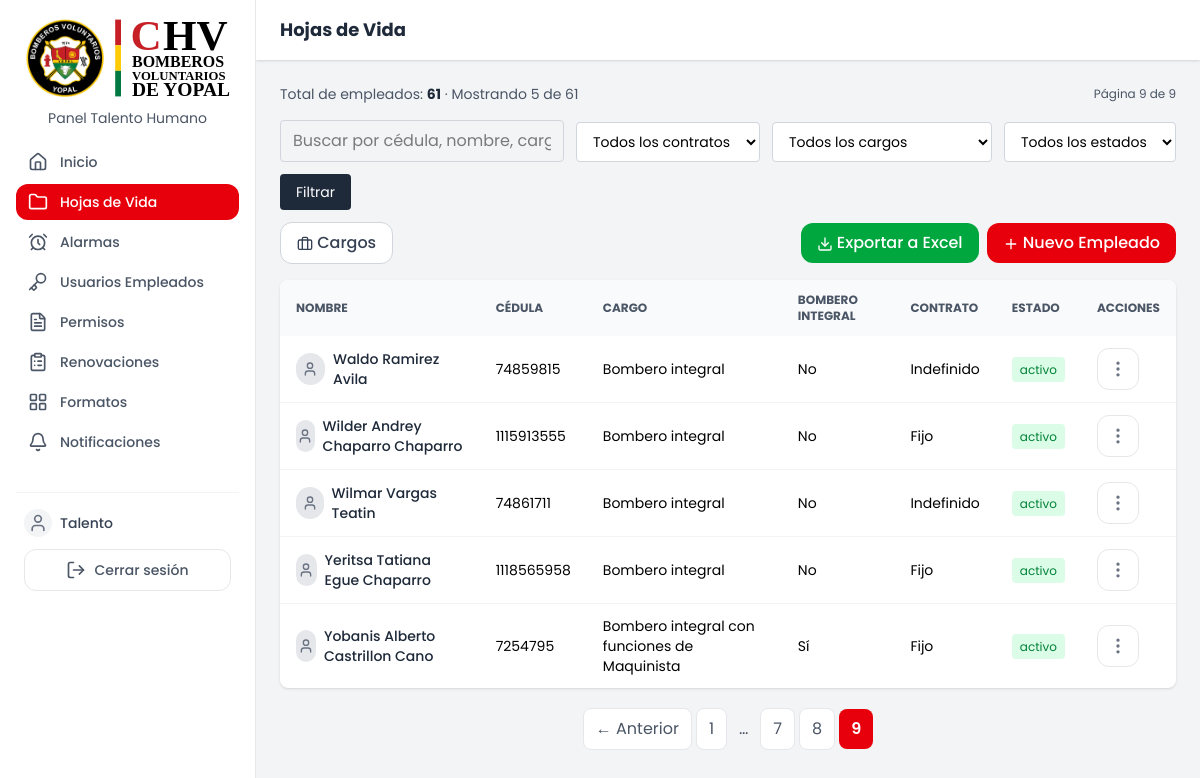
Page /public/empleados.php?page=9 (signed in) on the earlier database version.
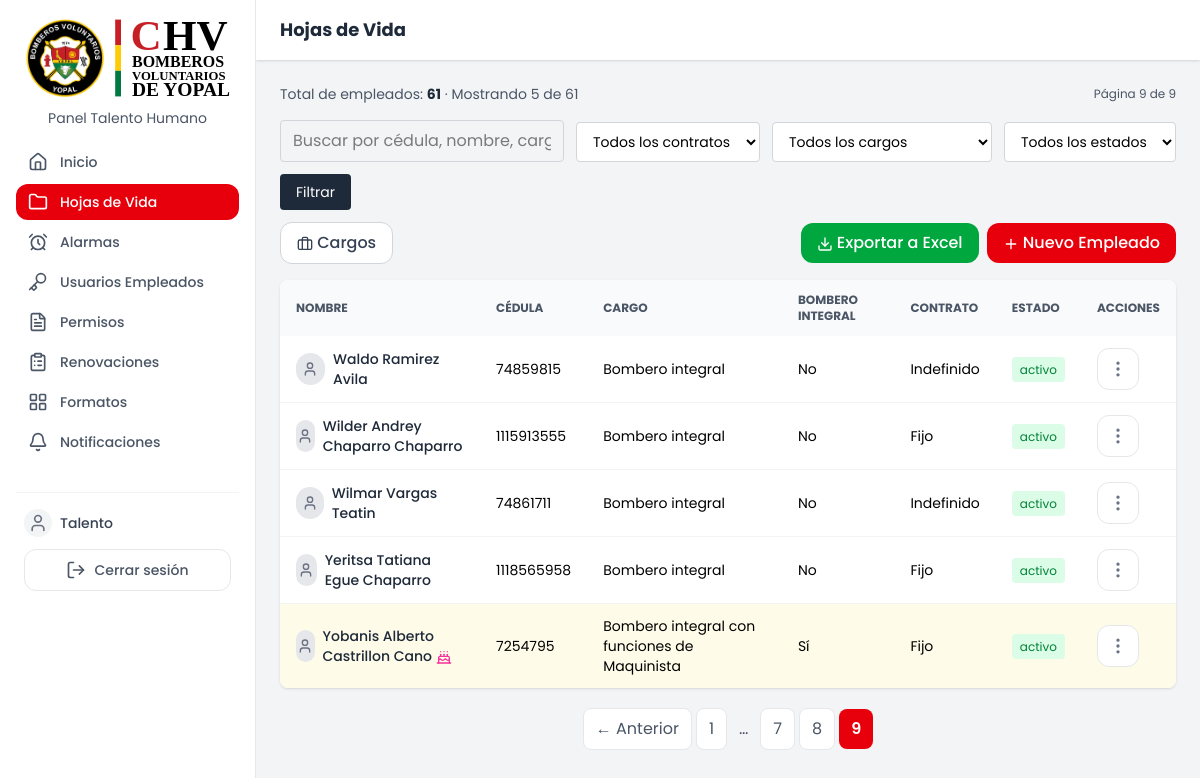
Same page on the later database version.
### tables this page shows
CREATE TABLE `empleados` (
  `cedula` varchar(10) NOT NULL COMMENT 'Max 10 caracteres, permite extranjera alfanumérica',
  `lugar_expedicion` varchar(120) DEFAULT NULL COMMENT 'Municipio, Departamento (lista en public/assets/data/municipios.json)',
  `nombre` varchar(150) NOT NULL,
  `sexo` enum('F','M') DEFAULT NULL,
  `cargo` varchar(100) NOT NULL,
  `tipo_de_personal` enum('Bombero','Civil') DEFAULT NULL,
  `eps` enum('Sanitas','Nueva EPS','Capresoca','Salud Total') DEFAULT NULL,
  `pension` enum('Colfondos','Porvenir','Colpensiones','Protección','NA') DEFAULT NULL,
  `arl` enum('Positiva','SURA','Colmena','AXA Colpatria','Seguros Bolívar') DEFAULT NULL,
  `salario_basico` decimal(12,2) DEFAULT NULL,
  `es_bombero_integral` tinyint(1) DEFAULT 0,
  `tipo_jornada` enum('Turnos','Administrativa','Restringida') NOT NULL DEFAULT 'Administrativa' COMMENT 'Cómo se cuentan horas/días en permisos: Turnos (operativo), Administrativa (07:00-17:24) o Restringida (horario reducido)',
  `jornada_hora_entrada` time DEFAULT NULL COMMENT 'Solo si tipo_jornada = Restringida',
  `jornada_hora_salida` time DEFAULT NULL COMMENT 'Solo si tipo_jornada = Restringida',
  `tipo_de_contrato` enum('Fijo','Indefinido','OPS','SENA','OPS SEMY','No aplica') DEFAULT NULL,
  `fecha_inicio_contrato` date DEFAULT NULL,
  `fecha_fin_contrato` date DEFAULT NULL,
  `estado` enum('activo','no activo') DEFAULT 'activo',
  `celular` varchar(15) DEFAULT NULL COMMENT 'Numero de celular, validar 10 digitos',
  `correo` varchar(150) DEFAULT NULL,
  `fecha_nacimiento` date DEFAULT NULL COMMENT 'Para notificacion de cumpleaños',
  `created_at` timestamp NOT NULL DEFAULT current_timestamp(),
  `foto` varchar(255) DEFAULT NULL COMMENT 'Ruta relativa dentro de uploads/'
);

### config/database.php (called while the page is built, shortened)
<?php
function getPDO(): PDO {
    static $pdo = null;
    if ($pdo === null) {
    $host = $_SERVER['DB_HOST'] ?? $_ENV['DB_HOST'] ?? '127.0.0.1';
    $db   = $_SERVER['DB_NAME'] ?? $_ENV['DB_NAME'] ?? 'chvb';
    $user = $_SERVER['DB_USER'] ?? $_ENV['DB_USER'] ?? 'root';
    $pass = $_SERVER['DB_PASS'] ?? $_ENV['DB_PASS'] ?? '';
        $dsn = "mysql:host=$host;dbname=$db;charset=utf8mb4";
        $opciones = [
            PDO::ATTR_ERRMODE            => PDO::ERRMODE_EXCEPTION,
            PDO::ATTR_DEFAULT_FETCH_MODE => PDO::FETCH_ASSOC,
            PDO::ATTR_EMULATE_PREPARES   => false,
        ];
        try {
            $pdo = new PDO($dsn, $user, $pass, $opciones);
                } catch (PDOException $e) {
            error_log('Error de conexión a la base de datos: ' . $e->getMessage());
            die('No se pudo conectar a la base de datos. Contacta al administrador.');
        }
    }
    return $pdo;
}

### src/models/CargoModel.php (called while the page is built, shortened)
<?php
require_once __DIR__ . '/../../config/database.php';
class CargoModel
{
    public static function nombres(): array
    {
        return getPDO()->query('SELECT nombre FROM cargos ORDER BY nombre')->fetchAll(PDO::FETCH_COLUMN);
    }
}

### src/controllers/EmpleadoController.php (called while the page is built, shortened)
<?php
require_once __DIR__ . '/../models/EmpleadoModel.php';
require_once __DIR__ . '/../helpers/JornadaHelper.php';
require_once __DIR__ . '/../models/CargoModel.php';
class EmpleadoController
{
    public static array $tiposDeContrato = ['Fijo', 'Indefinido', 'OPS', 'SENA', 'OPS SEMY', 'No aplica'];
        public static array $estadosValidos = ['activo', 'no activo'];
    public static function filtrosDesdeRequest(array $get): array
    {
        $pick = static fn(string $k, array $validos): string =>
            in_array($get[$k] ?? '', $validos, true) ? $get[$k] : '';
        return [
            'contrato' => $pick('contrato', self::$tiposDeContrato),
            'cargo'    => $pick('cargo', CargoModel::nombres()),
            'estado'   => $pick('estado', self::$estadosValidos),
        ];
    }
}

### src/models/EmpleadoModel.php (called while the page is built, shortened)
<?php
require_once __DIR__ . '/../../config/database.php';
class EmpleadoModel
{
    private static function construirWhere(string $busqueda, array $filtros): array
    {
        $condiciones = [];
        $params = [];
        $where = $condiciones ? ' WHERE ' . implode(' AND ', $condiciones) : '';
        return [$where, $params];
    }
    public static function listar(string $busqueda = '', int $limite = 10, int $offset = 0, array $filtros = []): array
    {
        $limite = max(1, min(100, $limite));
        $offset = max(0, $offset);
        [$where, $params] = self::construirWhere($busqueda, $filtros);
        $stmt = getPDO()->prepare("SELECT * FROM empleados" . $where . " ORDER BY nombre ASC LIMIT :limite OFFSET :offset");
        $stmt->bindValue(':limite', $limite, PDO::PARAM_INT);
        $stmt->bindValue(':offset', $offset, PDO::PARAM_INT);
        $stmt->execute();
        return $stmt->fetchAll();
    }
    public static function infoCumpleanos(?string $fechaNacimiento, int $diasVentana = 15): array
    {
        if (!$fechaNacimiento) {
            return ['cumple' => false, 'dias_faltantes' => null, 'fecha_texto' => null];
        }
        $hoy = new DateTime('today');
        $nacimiento = new DateTime($fechaNacimiento);
        $proximoCumple = new DateTime($hoy->format('Y') . '-' . $nacimiento->format('m-d'));
        if ($proximoCumple < $hoy) {
            $proximoCumple->modify('+1 year');
        }
        $diff = $hoy->diff($proximoCumple)->days;
        return [
            'cumple' => $diff <= $diasVentana,
            'dias_faltantes' => $diff,
            'fecha_texto' => $nacimiento->format('d') . ' de ' . self::mesEnEspanol((int) $nacimiento->format('m')),
        ];
    }
    public static function mesEnEspanol(int $mes): string
    {
        $meses = [
            1 => 'Enero',
            2 => 'Febrero',
            3 => 'Marzo',
            4 => 'Abril',
            5 => 'Mayo',
            6 => 'Junio',
            7 => 'Julio',
            8 => 'Agosto',
            9 => 'Septiembre',
            10 => 'Octubre',
            11 => 'Noviembre',
            12 => 'Diciembre'
        ];
        return $meses[$mes] ?? '';
    }
}

### includes/icon.php (called while the page is built, shortened)
<?php
function icon(string $nombre, string $clases = 'w-5 h-5'): string {
    static $cache = [];
    if (!isset($cache[$nombre])) {
        $ruta = __DIR__ . '/../public/assets/icons/' . $nombre . '.svg';
        $cache[$nombre] = file_get_contents($ruta);
    }
    $svg = $cache[$nombre];
    $svg = preg_replace('/class="[^"]*"/', 'class="' . htmlspecialchars($clases) . ' inline-block align-middle"', $svg, 1);
    return $svg;
}

### src/helpers/JornadaHelper.php (called while the page is built, shortened)
<?php
class JornadaHelper
{
    public static function cargoDetalle(array $emp): string
    {
        $cargo = trim((string) ($emp['cargo'] ?? ''));
        $esIntegral = !empty($emp['es_bombero_integral']) && (int) $emp['es_bombero_integral'] === 1;
        if (!$esIntegral || $cargo === '') {
            return $cargo;
        }
        return 'Bombero integral con funciones de ' . $cargo;
    }
}

### public/empleados.php (the view, shortened to what the changed rows need)
<?php
require_once __DIR__ . '/../src/models/EmpleadoModel.php';
require_once __DIR__ . '/../src/controllers/EmpleadoController.php';
require_once __DIR__ . '/../src/models/CargoModel.php';
$busqueda = trim($_GET['q'] ?? '');
$filtros  = EmpleadoController::filtrosDesdeRequest($_GET);
$filtrosActivos = implode('', $filtros) !== '';
if ($filtrosActivos) {
    $pagina = 1;
    $totalPaginas = 1;
    $empleados = EmpleadoModel::listarParaExportar($busqueda, $filtros);
} else {
    $porPagina = 7;
    $pagina = max(1, (int) ($_GET['page'] ?? 1));
    $offset = ($pagina - 1) * $porPagina;
    $empleados = EmpleadoModel::listar($busqueda, $porPagina, $offset, $filtros);
}
?>
<!DOCTYPE html>
<html lang="es">
<head>
    <?php require __DIR__ . '/../includes/head.php'; ?>
    <link rel="stylesheet" href="./assets/css/tailwind.css">
</head>
<body class="bg-gray-100 min-h-screen">
    <div class="md:ml-64 pt-14 md:pt-0">
        <header class="bg-white shadow px-6 py-4">
            <h1 class="text-lg font-bold text-gray-800">Hojas de Vida</h1>
        </header>
        <main class="p-6">
            <div id="tablaEmpleados" class="bg-white rounded-lg shadow overflow-x-auto">
                <table class="w-full text-sm text-left">
                    <thead class="bg-gray-50 text-gray-600 uppercase text-xs">
                        <tr>
                            <th class="px-4 py-3">Nombre</th>
                            <th class="px-4 py-3 hidden md:table-cell">Cédula</th>
                            <th class="px-4 py-3 hidden md:table-cell">Cargo</th>
                            <th class="px-4 py-3 hidden md:table-cell">Bombero Integral</th>
                            <th class="px-4 py-3 hidden md:table-cell">Contrato</th>
                            <th class="px-4 py-3">Estado</th>
                            <th class="px-4 py-3">Acciones</th>
                        </tr>
                    </thead>
                    <tbody class="divide-y divide-gray-100">
                        <?php foreach ($empleados as $emp): ?>
                            <?php $cumple = ($emp['estado'] ?? '') === 'activo' ? EmpleadoModel::infoCumpleanos($emp['fecha_nacimiento']) : ['cumple' => false, 'dias_faltantes' => null, 'fecha_texto' => null]; ?>
                            <tr class="<?= $cumple['cumple'] ? 'bg-yellow-50' : '' ?>">
                                <td class="px-4 py-3 font-medium text-gray-800">
                                    <div class="flex items-center gap-2">
                                        <?php if (!empty($emp['foto'])): ?>
                                            <img src="./api/foto_ver.php?cedula=<?= urlencode($emp['cedula']) ?>"
                                                data-visor-img="./api/foto_ver.php?cedula=<?= urlencode($emp['cedula']) ?>"
                                                alt="Foto de <?= htmlspecialchars($emp['nombre']) ?>" role="button" tabindex="0"
                                                class="w-11 h-11 rounded-full object-cover object-center border border-gray-200 flex-shrink-0 cursor-zoom-in">
                                        <?php else: ?>
                                            <span
                                                class="w-8 h-8 rounded-full bg-gray-200 flex items-center justify-center"><?= icon('user', 'w-4 h-4 text-gray-500') ?></span>
                                        <?php endif; ?>
                                        <span>
                                            <?= htmlspecialchars($emp['nombre']) ?>
                                            <?php if ($cumple['cumple']): ?>
                                                <span
                                                    title="Cumpleaños el <?= $cumple['fecha_texto'] ?> - faltan <?= $cumple['dias_faltantes'] ?> día(s)"><?= icon('cake', 'w-4 h-4 inline text-pink-500') ?></span>
                                            <?php endif; ?>
                                        </span>
                                    </div>
                                </td>
                                <td class="px-4 py-3 hidden md:table-cell"><?= htmlspecialchars($emp['cedula']) ?></td>
                                <td class="px-4 py-3 hidden md:table-cell"><?= htmlspecialchars(JornadaHelper::cargoDetalle($emp)) ?></td>
                                <td class="px-4 py-3 hidden md:table-cell">
                                    <?= $emp['es_bombero_integral'] ? 'Sí' : 'No' ?>
                                </td>
                                <td class="px-4 py-3 hidden md:table-cell">
                                    <?= htmlspecialchars($emp['tipo_de_contrato'] ?? '—') ?>
                                </td>
                                <td class="px-4 py-3">
                                    <span
                                        class="px-2 py-1 rounded text-xs <?= $emp['estado'] === 'activo' ? 'bg-green-100 text-green-700' : 'bg-gray-200 text-gray-600' ?>">
                                        <?= htmlspecialchars($emp['estado']) ?>
                                    </span>
                                </td>
                                <td class="px-4 py-3 relative">
                                    <div class="relative flex-shrink-0">
                                        <button onclick="toggleMenu('<?= $emp['cedula'] ?>')"
                                            class="inline-flex items-center justify-center p-2.5 text-gray-500 hover:text-gray-800 hover:bg-gray-50 bg-white border border-gray-200 rounded-xl transition">
                                            <?= icon('more-vertical', 'w-5 h-5') ?>
                                        </button>
                                    </div>
                                </td>
                            </tr>
                        <?php endforeach; ?>
                    </tbody>
                </table>
            </div>
        </main>
    </div>
</body>
</html>

Differences in the rows shown:
changed empleados "Yobanis Alberto Castrillon Cano": fecha_nacimiento empty → "1980-10-12" (drawn)
